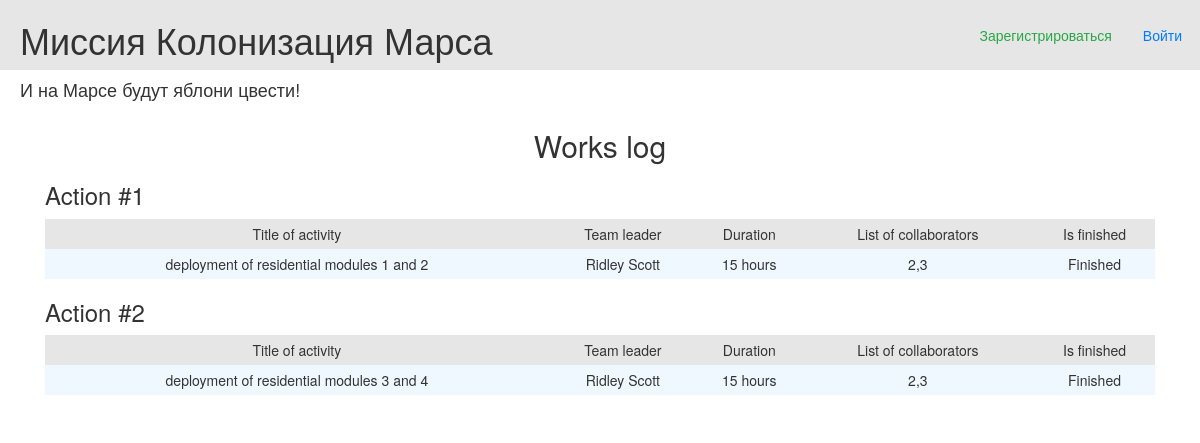
Before: / with the older database file.
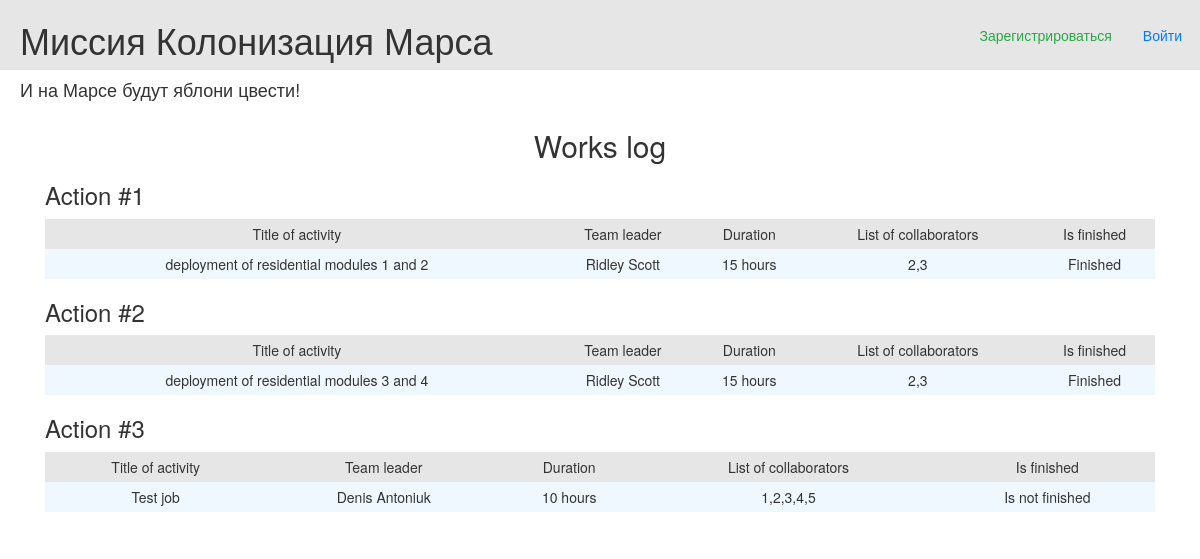
After: the same page with the newer database file.
### data/jobs.py (models this page shows)
class Job(SqlAlchemyBase, SerializerMixin):
    __tablename__ = 'jobs'
    id = sqlalchemy.Column(sqlalchemy.Integer,
                           primary_key=True, autoincrement=True)
    team_leader_id = sqlalchemy.Column(sqlalchemy.Integer,
                                       sqlalchemy.ForeignKey("users.id"))
    team_leader = orm.relationship('User')
    job = sqlalchemy.Column(sqlalchemy.String, nullable=True)
    work_size = sqlalchemy.Column(sqlalchemy.Integer, nullable=True)
    collaborators = sqlalchemy.Column(sqlalchemy.String, nullable=True)
    start_date = sqlalchemy.Column(sqlalchemy.DateTime, default=datetime.datetime.now())
    end_date = sqlalchemy.Column(sqlalchemy.DateTime)
    is_finished = sqlalchemy.Column(sqlalchemy.Boolean, default=False)

### data/users.py (models this page shows, shortened)
class User(SqlAlchemyBase, UserMixin, SerializerMixin):
    __tablename__ = 'users'
    id = sqlalchemy.Column(sqlalchemy.Integer,
                           primary_key=True, autoincrement=True)
    surname = sqlalchemy.Column(sqlalchemy.String, nullable=True)
    name = sqlalchemy.Column(sqlalchemy.String, nullable=True)
    age = sqlalchemy.Column(sqlalchemy.Integer, nullable=True)
    position = sqlalchemy.Column(sqlalchemy.String, nullable=True)
    speciality = sqlalchemy.Column(sqlalchemy.String, nullable=True)
    address = sqlalchemy.Column(sqlalchemy.String, nullable=True)
    email = sqlalchemy.Column(sqlalchemy.String,
                              index=True, unique=True, nullable=True)
    hashed_password = sqlalchemy.Column(sqlalchemy.String, nullable=True)
    city_from = sqlalchemy.Column(sqlalchemy.String, nullable=True)
    modified_date = sqlalchemy.Column(sqlalchemy.DateTime,
                                      default=datetime.datetime.now)

### main.py (the view)
@app.route('/')
def works_log():
    jobs = db_sess.query(Job).all()
    return render_template('jobs.html', title='Журнал работ', jobs=jobs)

### templates/jobs.html (shortened to what this page needs)
{% extends 'base.html' %}
{% block content %}
    <h2 align="center">Works log</h2>
    {% for job in jobs %}
        <h3>Action #{{ loop.index }}</h3>
        <table class="tbl">
            <tr class="mn">
                <td>Title of activity</td>
                <td>Team leader</td>
                <td>Duration</td>
                <td>List of collaborators</td>
                <td>Is finished</td>
            </tr>
            <tr>
                <td>{{ job.job }}</td>
                <td>{{ job.team_leader.name }} {{ job.team_leader.surname }}</td>
                <td>{{ job.work_size }} hours</td>
                <td>{{ job.collaborators }}</td>
                <td>{% if job.is_finished == 0 %} Is not finished {% else %} Finished {% endif %}</td>
            </tr>
        </table>
    {% endfor %}
    <br>
{% endblock %}

### templates/base.html (shortened to what this page needs)
<!doctype html>
<html lang="en">
<head>
    <link rel="stylesheet"
          href="https://stackpath.bootstrapcdn.com/bootstrap/4.4.1/css/bootstrap.min.css"
>
    <link rel="stylesheet" type="text/css" href="/static/css/style.css">
    <link rel="stylesheet"
        type="text/css"
        href="https://maxcdn.bootstrapcdn.com/bootstrap/3.3.5/css/bootstrap-theme.min.css">
    <link rel="stylesheet"
        type="text/css"
        href="https://maxcdn.bootstrapcdn.com/bootstrap/3.3.5/css/bootstrap.min.css">
</head>
<body>
<div class="first_line">
    <h1 class="first_line_content">Миссия Колонизация Марса</h1>
    {% if current_user.is_authenticated %}
        <a href="/logout" role="button" class="user_name">{{ current_user.name }}</a>
    {% else %}
        <a class="btn btn-outline-primary" href="/login" role="button">Войти</a>
        <a class="btn btn-outline-success" href="/register" role="button">Зарегистрироваться</a>
    {% endif %}
</div>
<h4>И на Марсе будут яблони цвести!</h4>
<main role="main" class="container">
    {% block content %}{% endblock %}
</main>
</body>
</html>

### static/css/style.css (style rules this page uses)
h4 { padding-left: 20px; color: #e6e6e6; }
tr.mn { text-align: center; background-color: #e6e6e6; }
.tbl { width: 100%; text-align: center; background-color: aliceblue; line-height: 30px; }
.first_line { padding-left: 20px; background-color: #e6e6e6 }
a { display: inline-block; float: right; margin-right: 5px; margin-top: 1.25em; }
.first_line_content { display: inline-block; }

Changed rows visible on the page:
added Job: job "Test job", team_leader.name "Denis", team_leader.surname "Antoniuk", work_size "10", collaborators "1,2,3,4,5", is_finished "Is not finished"
